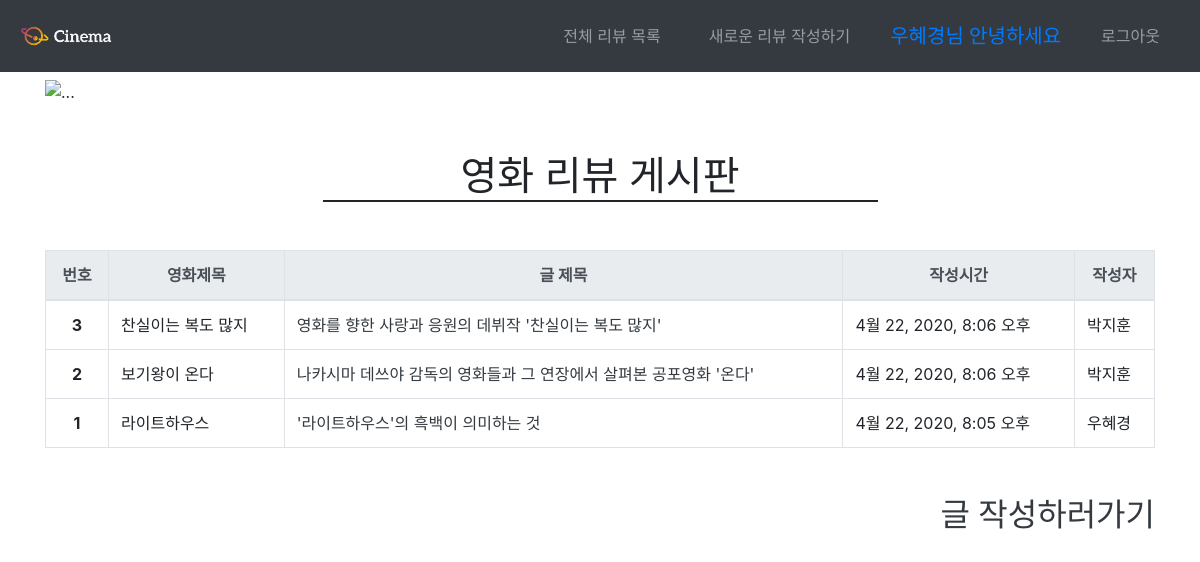
/community/ (signed in), run on the app's committed database.
### community/models.py (models this page shows)
class Review(models.Model):
    title=models.CharField(max_length=100)
    movie_title=models.CharField(max_length=30)
    rank=models.IntegerField(default=0)
    content=models.TextField()
    created_at=models.DateTimeField(auto_now_add=True)
    updated_at=models.DateTimeField(auto_now=True)
    user=models.ForeignKey(settings.AUTH_USER_MODEL,on_delete=models.CASCADE)

### community/views.py (the view)
# urls.py: path('',views.review_list,name='review_list'),
def review_list(request):
    reviews=Review.objects.order_by('-id')
    context={
        'reviews':reviews
    }
    return render(request,'community/review_list.html',context)

### community/templates/community/review_list.html (shortened to what this page needs)
{% extends 'base.html' %}
{% block body %}
<div id="carouselExampleControls" class="carousel slide mt-2" data-ride="carousel">
  <div class="carousel-inner">
    <div class="carousel-item active">
      <img src="https://images.hdqwalls.com/wallpapers/bthumb/1917-movie-2020-9k.jpg" class="d-block w-100" alt="...">
    </div>
  </div>
  <a class="carousel-control-prev" href="#carouselExampleControls" role="button" data-slide="prev">
    <span class="carousel-control-prev-icon" aria-hidden="true"></span>
  </a>
  <a class="carousel-control-next" href="#carouselExampleControls" role="button" data-slide="next">
    <span class="carousel-control-next-icon" aria-hidden="true"></span>
  </a>
</div>
<div class="text-center h1 col-6 offset-3 mt-5 mb-5" style="border-bottom: 2px solid">영화 리뷰 게시판</div>
<table class="table mx-auto table-bordered mt-5">
  <thead class="thead-light">
    <tr>
      <th scope="col" class="text-center">번호</th>
      <th scope="col" class="text-center">영화제목</th>
      <th scope="col" class="text-center">글 제목</th>
      <th scope="col" class="text-center">작성시간</th>
      <th scope="col" class="text-center">작성자</th>
    </tr>
  </thead>
  <tbody>
    {% for review in reviews %}
        <tr>
          <th scope="row" class="text-center">{{ forloop.revcounter }}</th>
          <td>{{ review.movie_title }}</td>
          <td><a href="{% url 'community:review_detail' review.id %}" class="text-dark text-decoration-none ">{{ review.title }}</a></td>
          <td>{{ review.created_at }}</td>
        <td>{{ review.user.username }}</td>
        </tr>
    {% endfor %}
      </tbody>
</table>
<div class="text-right my-5"><a href="{% url 'community:review_create' %}" class="h2 text-decoration-none text-dark">글 작성하러가기</a></div>
{% endblock %}

### templates/base.html (shortened to what this page needs)
{% load static %}
<!DOCTYPE html>
<html lang="ko">
<head>
    <link rel="stylesheet" href="{% static 'bootstrap/bootstrap.css' %}">
</head>
<body>
    <nav class="navbar navbar-expand-md navbar-dark sticky-top bg-dark">
      <a class="navbar-brand" href="{% url 'community:review_list' %}">
        <img class="img-fluid"src="{% static "images/logo.png" %}" width="100"height="80">
      </a>
      <div class="collapse navbar-collapse justify-content-end" id="navbarsExample04" style>
        <ul class="navbar-nav list-unstyled mb-0 ">
        <li class="nav-item mx-3 my-2 "><a href="{% url 'community:review_list' %}" class="nav-link">전체 리뷰 목록</a></li>
        <li class="nav-item mx-3 my-2 "><a href="{% url 'community:review_create' %}" class="nav-link">새로운 리뷰 작성하기</a></li>
       {% if request.user.is_authenticated %}
            <li class="nav-item mx-3 my-2 h5 text-center py-2 text-primary "> {{ request.user.username }}님 안녕하세요 </li>
            <li class="nav-item mx-3 my-2 "><a href="{% url 'accounts:logout' %}" class="nav-link" >로그아웃</a></li>
        {% else %}
            <li class="nav-item mx-3 my-2 "><a href="{% url 'accounts:signup' %}"  class="nav-link">회원가입</a></li>
            <li class="nav-item mx-3 my-2 "><a href="{% url 'accounts:login' %}"  class="nav-link">로그인</a></li>
        {% endif %}
        </ul>
      </div>
  </nav>
    <div class="container">
    {% block body %}
    {% endblock %}
    </div>
</body>
</html>

### data on the page
Review: movie_title "찬실이는 복도 많지", title "영화를 향한 사랑과 응원의 데뷔작 '찬실이는 복도 많지'", created_at "4월 22, 2020, 8:06 오후", user.username "박지훈"
Review: movie_title "보기왕이 온다", title "나카시마 데쓰야 감독의 영화들과 그 연장에서 살펴본 공포영화 '온다'", created_at "4월 22, 2020, 8:06 오후", user.username "박지훈"
Review: movie_title "라이트하우스", title "'라이트하우스'의 흑백이 의미하는 것", created_at "4월 22, 2020, 8:05 오후", user.username "우혜경"

### other printed values
{{ request.user.username }} "우혜경"
